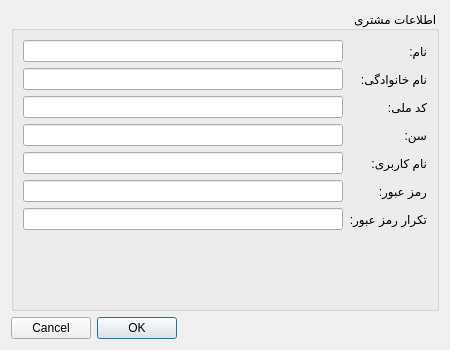
<?xml version="1.0" encoding="UTF-8"?>
<ui version="4.0">
 <class>AddUserDialog</class>
 <widget class="QDialog" name="AddUserDialog">
  <property name="geometry">
   <rect>
    <x>0</x>
    <y>0</y>
    <width>450</width>
    <height>350</height>
   </rect>
  </property>
  <property name="windowTitle">
   <string>افزودن مشتری جدید</string>
  </property>
  <property name="layoutDirection">
   <enum>Qt::RightToLeft</enum>
  </property>
  <layout class="QVBoxLayout" name="verticalLayout">
   <item>
    <widget class="QGroupBox" name="groupBox">
     <property name="title">
      <string>اطلاعات مشتری</string>
     </property>
     <layout class="QFormLayout" name="formLayout">
      <item row="0" column="0">
       <widget class="QLabel" name="label">
        <property name="text">
         <string>نام:</string>
        </property>
       </widget>
      </item>
      <item row="0" column="1">
       <widget class="QLineEdit" name="lineEdit_name"/>
      </item>
      <item row="1" column="0">
       <widget class="QLabel" name="label_2">
        <property name="text">
         <string>نام خانوادگی:</string>
        </property>
       </widget>
      </item>
      <item row="1" column="1">
       <widget class="QLineEdit" name="lineEdit_family"/>
      </item>
      <item row="2" column="0">
       <widget class="QLabel" name="label_3">
        <property name="text">
         <string>کد ملی:</string>
        </property>
       </widget>
      </item>
      <item row="2" column="1">
       <widget class="QLineEdit" name="lineEdit_nationalCode"/>
      </item>
      <item row="3" column="0">
       <widget class="QLabel" name="label_4">
        <property name="text">
         <string>سن:</string>
        </property>
       </widget>
      </item>
      <item row="3" column="1">
       <widget class="QLineEdit" name="lineEdit_age"/>
      </item>
      <item row="4" column="0">
       <widget class="QLabel" name="label_5">
        <property name="text">
         <string>نام کاربری:</string>
        </property>
       </widget>
      </item>
      <item row="4" column="1">
       <widget class="QLineEdit" name="lineEdit_username"/>
      </item>
      <item row="5" column="0">
       <widget class="QLabel" name="label_6">
        <property name="text">
         <string>رمز عبور:</string>
        </property>
       </widget>
      </item>
      <item row="5" column="1">
       <widget class="QLineEdit" name="lineEdit_password">
        <property name="echoMode">
         <enum>QLineEdit::Password</enum>
        </property>
       </widget>
      </item>
      <item row="6" column="0">
       <widget class="QLabel" name="label_7">
        <property name="text">
         <string>تکرار رمز عبور:</string>
        </property>
       </widget>
      </item>
      <item row="6" column="1">
       <widget class="QLineEdit" name="lineEdit_confirmPassword">
        <property name="echoMode">
         <enum>QLineEdit::Password</enum>
        </property>
       </widget>
      </item>
     </layout>
    </widget>
   </item>
   <item>
    <widget class="QDialogButtonBox" name="buttonBox">
     <property name="orientation">
      <enum>Qt::Horizontal</enum>
     </property>
     <property name="standardButtons">
      <set>QDialogButtonBox::Cancel|QDialogButtonBox::Ok</set>
     </property>
    </widget>
   </item>
  </layout>
 </widget>
 <resources/>
 <connections>
  <connection>
   <sender>buttonBox</sender>
   <signal>accepted()</signal>
   <receiver>AddUserDialog</receiver>
   <slot>accept()</slot>
  </connection>
  <connection>
   <sender>buttonBox</sender>
   <signal>rejected()</signal>
   <receiver>AddUserDialog</receiver>
   <slot>reject()</slot>
  </connection>
 </connections>
</ui>
